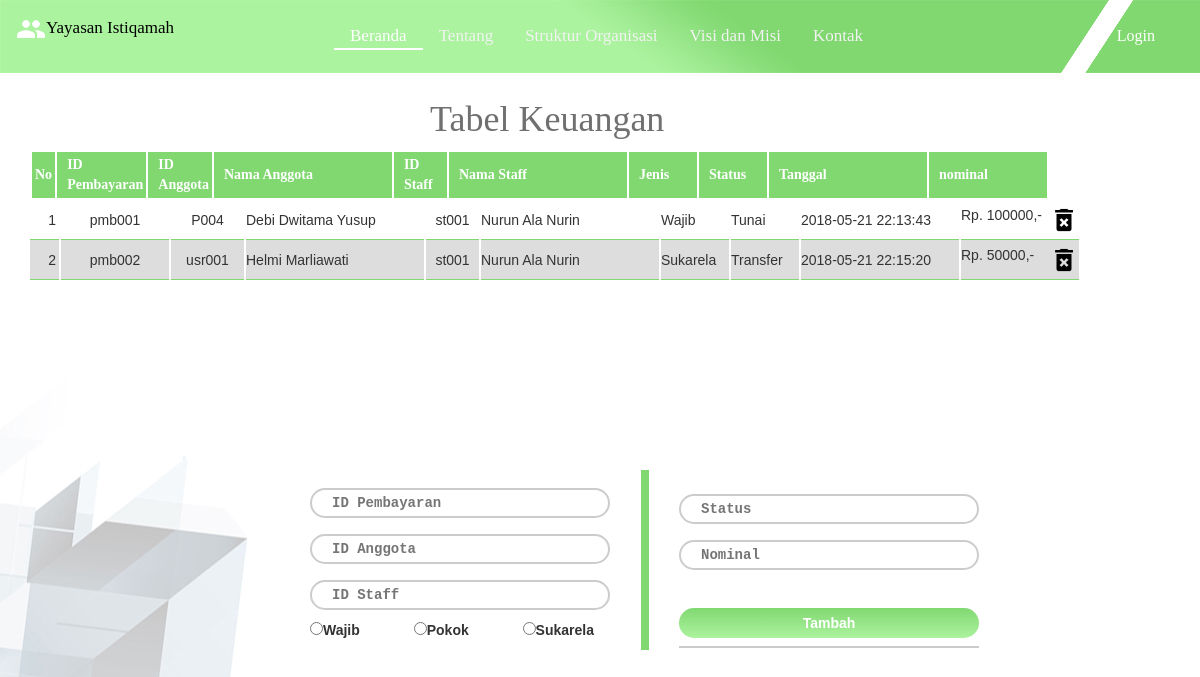
The app's page /tabelKeuanganAdmin.php, older data.
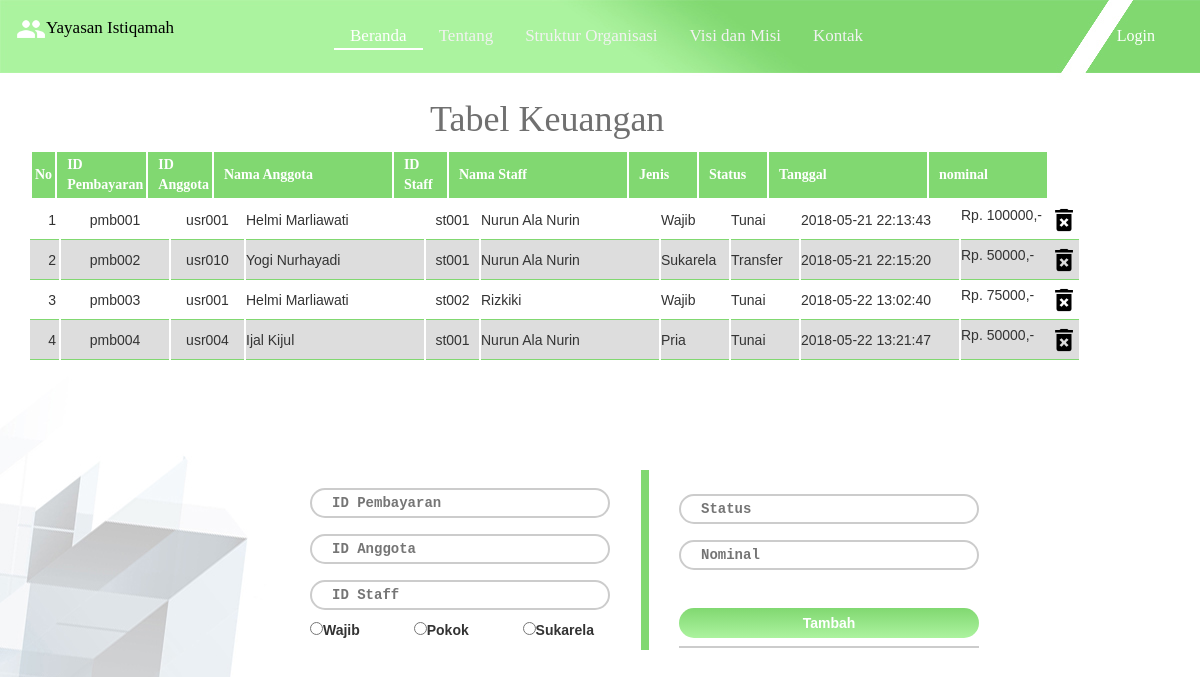
The same page, newer data.
### tables this page shows
CREATE TABLE IF NOT EXISTS `pembayaran` (
  `id_pembayaran` varchar(10) NOT NULL,
  `id_anggota` varchar(10) NOT NULL,
  `id_pengurus` varchar(6) NOT NULL,
  `jenis` varchar(8) DEFAULT NULL,
  `status` varchar(10) DEFAULT NULL,
  `tanggal` timestamp NULL DEFAULT CURRENT_TIMESTAMP,
  `nominal` double DEFAULT NULL,
  PRIMARY KEY (`id_pembayaran`),
  KEY `id_anggota` (`id_anggota`),
  KEY `id_pengurus` (`id_pengurus`),
  CONSTRAINT `FK_pembayaran_anggota` FOREIGN KEY (`id_anggota`) REFERENCES `anggota` (`id_anggota`),
  CONSTRAINT `FK_pembayaran_pengurus` FOREIGN KEY (`id_pengurus`) REFERENCES `pengurus` (`id_pengurus`)
);

CREATE TABLE IF NOT EXISTS `anggota` (
  `id_anggota` varchar(10) NOT NULL,
  `nama` varchar(50) DEFAULT NULL,
  `no_hp` varchar(13) DEFAULT NULL,
  `gender` enum('Pria','Wanita') DEFAULT NULL,
  `alamat` text,
  `email` varchar(26) DEFAULT NULL,
  `password` varchar(25) DEFAULT NULL,
  PRIMARY KEY (`id_anggota`)
);

CREATE TABLE IF NOT EXISTS `pengurus` (
  `id_pengurus` varchar(6) NOT NULL,
  `nama` varchar(50) DEFAULT NULL,
  `noHP` varchar(13) DEFAULT NULL,
  `gender` enum('Pria','Wanita') DEFAULT NULL,
  `alamat` text,
  `jabatan` varchar(20) DEFAULT NULL,
  `email` varchar(26) DEFAULT NULL,
  `password` varchar(25) DEFAULT NULL,
  PRIMARY KEY (`id_pengurus`)
);

### tabelKeuanganAdmin.php (the view, shortened to what this page needs)
<!DOCTYPE html>
<html>
<head>
	<link rel="stylesheet" href="assets/css/styleTable.css" type="text/css">
	<link rel="stylesheet" href="assets/css/bootstrap.css">
</head>
<body class="mainBody">
	<?php
		include 'headerAdmin.php';
		include 'logout.php';
	?>
	<h1 class="judulTabel">Tabel Keuangan</h1>
	<div class="container">
  		<table class="main">
  			<thead>
			  <tr class="main">
			    <th class="noKeu">No</th>
			    <th class="idKeu">ID Pembayaran</th>
			    <th class="idAnggotaKeu">ID Anggota</th>
			    <th class="namaAnggotaKeu">Nama Anggota</th>
			    <th class="idPengKeu">ID Staff</th>
			    <th class="namaPengKeu">Nama Staff</th>
			    <th class="jenisKeu">Jenis</th>
			    <th class="statusKeu">Status</th>
			    <th class="tanggalKeu">Tanggal</th>
			    <th class="nominalKeu">nominal</th>
			  </tr>
			</thead>
			</table>
				<div style="overflow: auto;height: 240px;">
				<table class="main css-serial">
					<tbody style="overflow: auto;height: 50px;">
						 <?php
						 	$link = mysqli_connect("localhost", "root", "", "koperasi");
							$result = mysqli_query($link,"SELECT pembayaran.*,anggota.nama as nama_anggota,pengurus.nama as nama_pengurus FROM pembayaran,anggota, pengurus WHERE pembayaran.id_anggota=anggota.id_anggota AND pembayaran.id_pengurus=pengurus.id_pengurus;");
						 	while	($row = mysqli_fetch_array($result,MYSQLI_ASSOC)){
						 		echo "	<tr class=\"main\">
						 					<td class=\"noKeu\"></td>
						 					<td class=\"idKeu\">$row[id_pembayaran]</td>
						 					<td class=\"idAnggotaKeu\">$row[id_anggota]</td>
						 					<td class=\"namaAnggotaKeu\">$row[nama_anggota]</td>
						 					<td class=\"idPengKeu\">$row[id_pengurus]</td>
						 					<td class=\"namaPengKeu\">$row[nama_pengurus]</td>
						 					<td class=\"jenisKeu\">$row[jenis]</td>
						 					<td class=\"statusKeu\">$row[status]</td>
						 					<td class=\"tanggalKeu\">$row[tanggal]</td>
						 					<td class=\"nominalKeu\">Rp. $row[nominal],- <span style=\"float:right;\"> <a href=\"controller/\" onClick=\"return confirm('Anda yakin ingin menghapus data?')\"> <img style=\"height:30px;\" src=\"assets/img/delete.png\"> </a> </span></td>
						 				</tr>
						 		";
						 	}
						 ?>
				 	</tbody>
				 </table>
			</div>
	<form action="controller/pembayaranController.php" method="post">
		<table class="form">
			<tr>
				<th class="form1">
					<input type="text" placeholder="ID Pembayaran" name="id_pembayaran" required>
				    <br>
				    <input type="text" placeholder="ID Anggota" name="id_anggota" required>
				    <br>
				    <input type="text" placeholder="ID Staff" name="id_pengurus" required>
				    <br>
				    <input type="radio" name="jenis" value="Pria">Wajib</input> <span style="padding-left: 50px">
				    <input type="radio" name="jenis" value="Pokok">Pokok</input></span>
				    <span style="padding-left: 50px"><input type="radio" name="jenis" value="Sukarela">Sukarela</input></span>
				</th>
				<th class="form2">
					<input type="text" placeholder="Status" name="status" required>
				    <br>
				    <input type="text" placeholder="Nominal" name="nominal" required>
				    <br>
				    <div class="divBtnUbah">
				    	<button id="btnUbah" type="submit" name="tambahPembayaran">Tambah</button>
				    </div>
				</th>
			</tr>
		</table>
	</form>
	</div>
</body>
</html>

### headerAdmin.php (shortened to what this page needs)
<!DOCTYPE html>
<html>
<head>
</head>
<body>
<div class="topnav">
<a href=""><img src="assets/img/listAnggota.png" style="width: 30px;">Yayasan Istiqamah</a>
	<div id="menu">
	  <a class="active" href="homeAdmin.php">Beranda</a>
	  <a href="#news">Tentang</a>
	  <a href="#contact">Struktur Organisasi</a>
	  <a href="#about">Visi dan Misi</a>
	  <a href="#about">Kontak</a>
	</div>
</div>
</body>
</html>

### logout.php (shortened to what this page needs)
<!DOCTYPE html>
<html>
<head>
</head>
<body>
	<nav class="floating-tool">
             <ul>
              <?php
              $nama = $_SESSION['nama'];
              $result = (explode(" ",$nama));
                if(isset($_SESSION['login'])) {
                      echo "<li class=\"dropdown\"><a href=\"javascript:void(0)\" class=\"dropbtn\"><font size=\"5\">".$result[0]."</font>"."</a>";
                      echo "<div class=\"dropdown-content\">
                              <a href=\"controller/logoutController.php\">Logout</a>
                            </div></li>";
                }else{
					echo "<li class=\"dropdown\"><a href=\"javascript:void(0)\" class=\"dropbtn\"><font size=\"3\">Login</font>"."</a>";
                      echo "<div class=\"dropdown-content\">
                              <a href=\"loginadmin.php\">Login Admin</a>
                            </div></li>";
                                    }
              echo "</ul>"; ?>
              </nav>
</body>
</html>

### headerAdmin.php (style rules this page uses)
body { margin: 0; font-family: Comfortaa; }
.topnav { overflow: hidden; }
.topnav a { float: left; color: #f2f2f2; text-align: center; padding: 14px 16px; text-decoration: none; font-size: 17px; padding-bottom: 0px; }
.topnav a.active { color: white; border-bottom: 2px solid #ffffff; }
#menu { padding-left: 334px; padding-top: 10px; }

### logout.php (style rules this page uses)
li.dropdown { display: inline-block; }
.floating-tool { font-family: comfortaa; padding: 5px;; z-index: 100; position: fixed; top: 0px; right: 0px; margin-right: 20px; margin-top: 18px; }
.floating-tool li { display:inline-block; color: #fff; height:100%; padding: 2px 20px; }
.dropbtn { color: white; }

Row changes from the older to the newer data that the page shows:
changed pembayaran "pmb001": id_anggota "P004" → "usr001"; id_anggota.nama "Debi Dwitama Yusup" → "Helmi Marliawati"
changed pembayaran "pmb002": id_anggota "usr001" → "usr010"; id_anggota.nama "Helmi Marliawati" → "Yogi Nurhayadi"
added pembayaran: id_pembayaran "pmb003", id_anggota "usr001", id_anggota.nama "Helmi Marliawati", id_pengurus "st002", id_pengurus.nama "Rizkiki", jenis "Wajib", status "Tunai", tanggal "2018-05-22 13:02:40", nominal "75000"
added pembayaran: id_pembayaran "pmb004", id_anggota "usr004", id_anggota.nama "Ijal Kijul", id_pengurus "st001", id_pengurus.nama "Nurun Ala Nurin", jenis "Pria", status "Tunai", tanggal "2018-05-22 13:21:47", nominal "50000"
